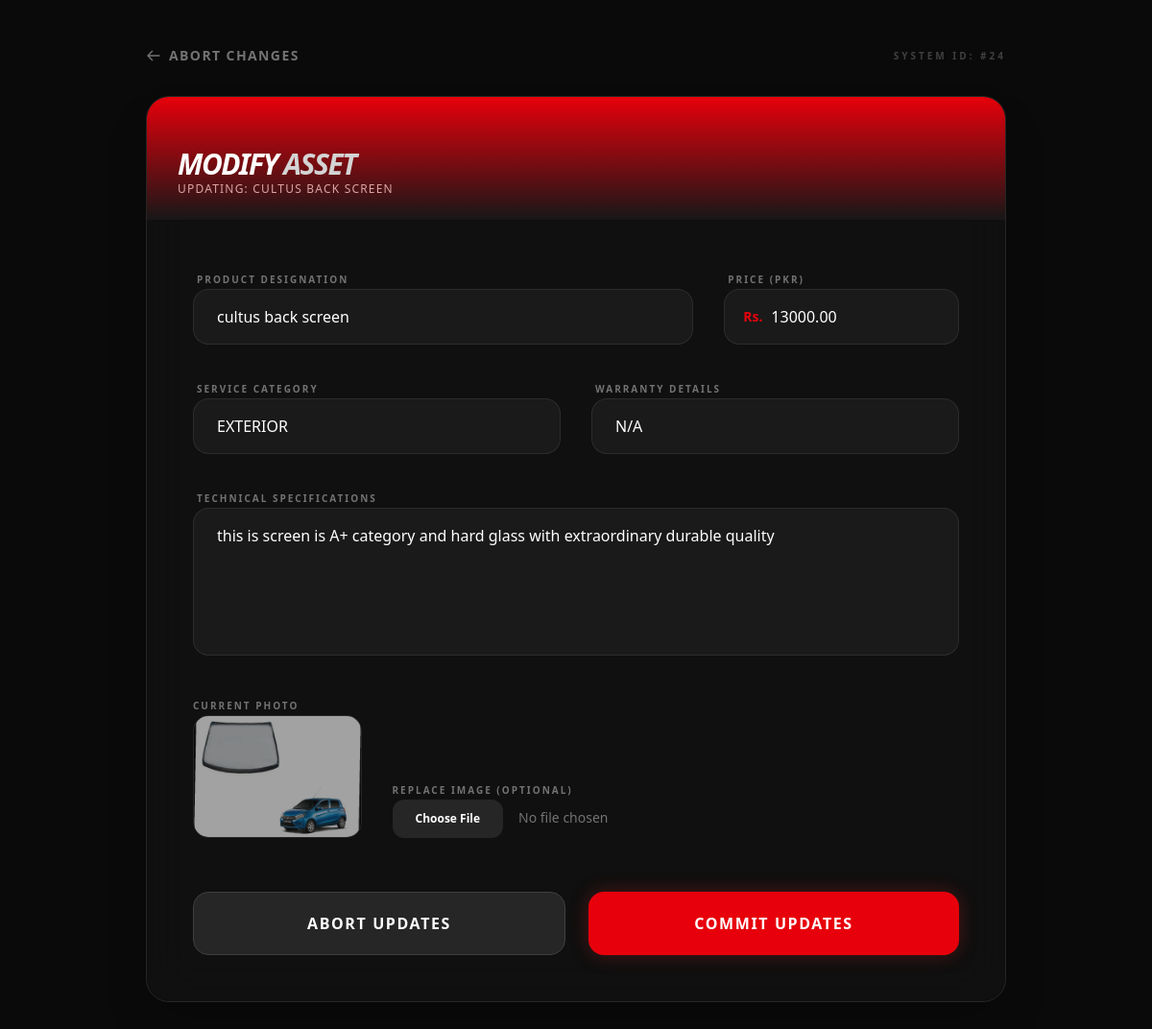
The page /adminstudio/edit-product/24/ (signed in) on the database its author committed.
### django_apps/products/models.py (models this page shows, shortened)
class products(models.Model):
  PRODUCT_TYPE_CHOICE = [
    ('IN', 'INTERIOR'),
    ('EX', 'EXTERIOR'),
    ('MCH', 'MECHANICAL'),
    ('RM', 'RIMS'),
    ('SPI', 'SPOILER'),
    ('WRP', 'WRAPS'),
    ('LED', 'LEDLIGHTS'),
    ('ACS', 'ACCESSORIES'),
    ('TR', 'TYRES')
  ]
  user = models.ForeignKey(User, on_delete = models.CASCADE)
  product = models.CharField(max_length = 250)
  photo = models.ImageField(upload_to = 'photos/', blank=True, null=True)
  type = models.CharField(max_length = 4, choices = PRODUCT_TYPE_CHOICE)
  details = models.TextField(max_length = 500, default = 'empty')
  warranty = models.CharField(max_length = 250, default = 'N/A')
  price = models.DecimalField(max_digits=10, decimal_places=2)
  date_added = models.DateTimeField(default = timezone.now)

### django_apps/dashboard/views.py (the view, shortened to what this page needs)
# urls.py: path('edit-product/<int:pk>/', views.edit_product, name='edit_product'),
@user_passes_test(lambda u: u.is_staff, login_url='home')
def edit_product(request, pk):
    product_obj = get_object_or_404(products, pk=pk)
    return render(request, 'edit_product.html', {'product': product_obj})

### django_apps/dashboard/templates/edit_product.html (shortened to what this page needs)
{% extends "base1.html" %}
{% block content %}
<div class="min-h-screen bg-[#0a0a0a] py-12 px-4 sm:px-6 lg:px-8 bg-[radial-gradient(circle_at_top_right,_var(--tw-gradient-stops))] from-neutral-900 via-[#0a0a0a] to-[#0a0a0a]">
    <div class="max-w-4xl mx-auto">
        <div class="mb-8 flex justify-between items-center">
            <a href="{% url 'admin_dashboard' %}" class="inline-flex items-center text-sm text-neutral-500 hover:text-red-500 transition-colors font-bold uppercase tracking-widest">
                <svg class="w-4 h-4 mr-2" fill="none" stroke="currentColor" viewBox="0 0 24 24"><path stroke-linecap="round" stroke-linejoin="round" stroke-width="2" d="M10 19l-7-7m0 0l7-7m-7 7h18"/></svg>
                Abort Changes
            </a>
            <span class="text-[10px] font-black text-neutral-700 uppercase tracking-[0.3em]">System ID: #{{ product.id }}</span>
        </div>
        <div class="bg-neutral-900/50 backdrop-blur-xl rounded-3xl shadow-2xl border border-neutral-800 overflow-hidden">
            <div class="relative h-32 bg-red-600 overflow-hidden">
                <div class="absolute inset-0 opacity-20 bg-[url('https://www.transparenttextures.com/patterns/carbon-fibre.png')]"></div>
                <div class="absolute inset-0 bg-gradient-to-t from-neutral-900 to-transparent"></div>
                <div class="absolute bottom-6 left-8">
                    <h2 class="text-3xl font-black text-white tracking-tighter uppercase italic">Modify <span class="text-neutral-300">Asset</span></h2>
                    <p class="text-red-200 text-xs font-medium tracking-widest uppercase opacity-80">Updating: {{ product.product }}</p>
                </div>
            </div>
            <form action="" method="POST" enctype="multipart/form-data" class="p-8 lg:p-12 space-y-8">
                <div class="grid grid-cols-1 md:grid-cols-6 gap-8">
                    <div class="md:col-span-4 space-y-2">
                        <label class="text-[10px] font-bold text-neutral-500 uppercase tracking-[0.2em] ml-1">Product Designation</label>
                        <input type="text" name="product" value="{{ product.product }}" required
                            class="w-full bg-neutral-800/50 border border-neutral-700/50 rounded-2xl py-4 px-6 text-white focus:ring-2 focus:ring-red-500/50 focus:border-red-500 outline-none transition-all">
                    </div>
                    <div class="md:col-span-2 space-y-2">
                        <label class="text-[10px] font-bold text-neutral-500 uppercase tracking-[0.2em] ml-1">Price (PKR)</label>
                        <div class="relative">
                            <span class="absolute left-5 top-1/2 -translate-y-1/2 text-red-600 font-bold text-sm">Rs.</span>
                            <input type="number" name="price" step="0.01" value="{{ product.price }}" required
                                class="w-full bg-neutral-800/50 border border-neutral-700/50 rounded-2xl py-4 pl-12 pr-6 text-white focus:ring-2 focus:ring-red-500/50 outline-none transition-all">
                        </div>
                    </div>
                </div>
                <div class="grid grid-cols-1 md:grid-cols-2 gap-8">
                    <div class="space-y-2">
                        <label class="text-[10px] font-bold text-neutral-500 uppercase tracking-[0.2em] ml-1">Service Category</label>
                        <select name="type" required
                            class="w-full bg-neutral-800/50 border border-neutral-700/50 rounded-2xl py-4 px-6 text-white focus:ring-2 focus:ring-red-500/50 outline-none appearance-none cursor-pointer">
                            <option value="EX" {% if product.type == 'EX' %}selected{% endif %}>EXTERIOR</option>
                        </select>
                    </div>
                    <div class="space-y-2">
                        <label class="text-[10px] font-bold text-neutral-500 uppercase tracking-[0.2em] ml-1">Warranty Details</label>
                        <input type="text" name="warranty" value="{{ product.warranty }}"
                            class="w-full bg-neutral-800/50 border border-neutral-700/50 rounded-2xl py-4 px-6 text-white focus:ring-2 focus:ring-red-500/50 outline-none transition-all">
                    </div>
                </div>
                <div class="space-y-2">
                    <label class="text-[10px] font-bold text-neutral-500 uppercase tracking-[0.2em] ml-1">Technical Specifications</label>
                    <textarea name="details" rows="5" required
                        class="w-full bg-neutral-800/50 border border-neutral-700/50 rounded-2xl py-4 px-6 text-white focus:ring-2 focus:ring-red-500/50 outline-none transition-all resize-none">{{ product.details }}</textarea>
                </div>
                <div class="grid grid-cols-1 md:grid-cols-4 gap-8 items-end">
                    <div class="md:col-span-1 space-y-2">
                        <label class="text-[10px] font-bold text-neutral-500 uppercase tracking-[0.2em]">Current Photo</label>
                        <div class="h-32 w-full rounded-2xl border border-neutral-800 bg-neutral-900 flex items-center justify-center overflow-hidden">
                            {% if product.photo %}
                                <img src="{{ product.photo.url }}" class="object-cover h-full w-full opacity-60">
                            {% else %}
                                <span class="text-neutral-700 text-[10px]">NO ASSET</span>
                            {% endif %}
                        </div>
                    </div>
                    <div class="md:col-span-3 space-y-2">
                        <label class="text-[10px] font-bold text-neutral-500 uppercase tracking-[0.2em]">Replace Image (Optional)</label>
                        <input type="file" name="photo"
                            class="w-full text-sm text-neutral-500 file:mr-4 file:py-3 file:px-6 file:rounded-xl file:border-0 file:text-xs file:font-black file:bg-neutral-800 file:text-white hover:file:bg-red-600 transition-all cursor-pointer">
                    </div>
                </div>
                <div class="pt-6 flex flex-col sm:flex-row gap-6">
                    <a href="{% url 'admin_dashboard' %}"
                        class="flex-1 text-center rounded-2xl bg-neutral-800 py-5 font-black text-white uppercase tracking-widest hover:bg-neutral-700 transition-all active:scale-[0.98] border border-neutral-700">
                        Abort Updates
                    </a>
                    <button type="submit"
                        class="flex-1 rounded-2xl bg-red-600 py-5 font-black text-white uppercase tracking-widest shadow-[0_0_20px_rgba(220,38,38,0.3)] hover:shadow-[0_0_35px_rgba(220,38,38,0.5)] transition-all duration-300 active:scale-[0.98]">
                        Commit Updates
                    </button>
                </div>
            </form>
        </div>
    </div>
</div>
{% endblock %}

### rows shown on the page
products: id "24", product "CULTUS BACK SCREEN", product "cultus back screen", price "13000.00", type "EXTERIOR", warranty "N/A", details "this is screen is A+ category and hard glass with extraordinary durable quality", photo (picture)
